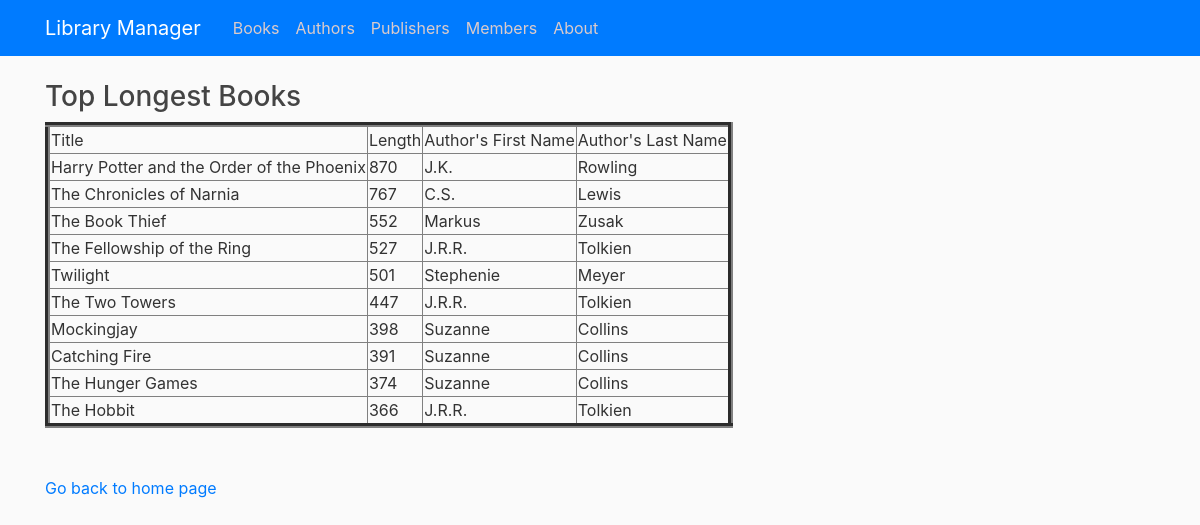
The app's page /longest with its own data.
### tables this page shows
CREATE TABLE Book (bookId INTEGER PRIMARY KEY AUTOINCREMENT, title TEXT NOT NULL, length INTEGER NOT NULL, availability BOOLEAN NOT NULL CHECK(availability IN (0, 1)));

CREATE TABLE Author (authorId INTEGER PRIMARY KEY AUTOINCREMENT, firstName TEXT NOT NULL, lastName TEXT NOT NULL);

### library/routes.py (the view)
@app.route("/longest")
def longest():
    con = sqlite3.connect("book.db")
    con.row_factory = sqlite3.Row
    cur = con.cursor()
    cur.execute("SELECT Book.title, Book.length, Author.firstName, Author.lastName \
        FROM Book JOIN WrittenBy JOIN Author \
            ON Book.bookId = WrittenBy.bookId AND WrittenBy.authorId = Author.authorId \
        WHERE Book.length > \
            (SELECT Book.length \
                FROM Book \
                ORDER BY Book.length DESC \
                LIMIT 1 OFFSET 10) \
        ORDER BY Book.length DESC")
    rows = cur.fetchall()
    return render_template("longest.html",rows = rows)

### library/templates/longest.html (shortened to what this page needs)
{% extends "layout.html" %}
{% block content %}
<!DOCTYPE html>
<html>
<head>
</head>
<body>
    <h3>Top Longest Books</h3>
    <table border=5>
        <thead>
            <td>Title</td>
            <td>Length</td>
            <td>Author's First Name</td>
            <td>Author's Last Name</td>
        </thead>
        {% for row in rows %}
        <tr>
            <td>{{row["title"]}}</td>
            <td>{{row["length"]}}</td>
            <td>{{row["firstName"]}}</td>
            <td>{{row["lastName"]}}</td>
        </tr>
        {% endfor %}
    </table>
    <br><br>
    <a href="/">Go back to home page</a>
</body>
</html>
{% endblock content %}

### library/static/main.css (style rules this page uses)
body { background: #fafafa; color: #333333; margin-top: 5rem; }
h1, h2, h3, h4, h5, h6 { color: #444444; }

### records on screen
Book: title "Harry Potter and the Order of the Phoenix", length "870", firstName "J.K.", lastName "Rowling"
Book: title "The Chronicles of Narnia", length "767", firstName "C.S.", lastName "Lewis"
Book: title "The Book Thief", length "552", firstName "Markus", lastName "Zusak"
Book: title "The Fellowship of the Ring", length "527", firstName "J.R.R.", lastName "Tolkien"
Book: title "Twilight", length "501", firstName "Stephenie", lastName "Meyer"
Book: title "The Two Towers", length "447", firstName "J.R.R.", lastName "Tolkien"
Book: title "Mockingjay", length "398", firstName "Suzanne", lastName "Collins"
Book: title "Catching Fire", length "391", firstName "Suzanne", lastName "Collins"
Book: title "The Hunger Games", length "374", firstName "Suzanne", lastName "Collins"
Book: title "The Hobbit", length "366", firstName "J.R.R.", lastName "Tolkien"
